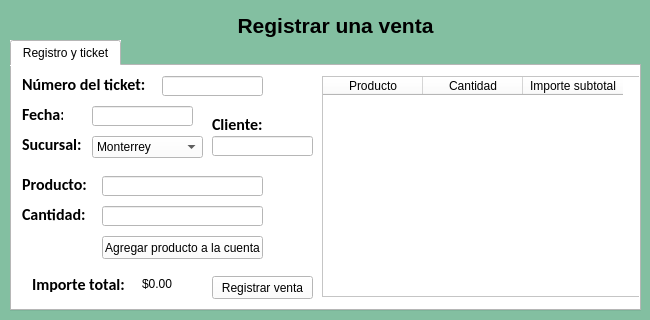
    <widget class="QWidget" name="tab_2">
     <property name="styleSheet">
      <string notr="true">background-color: rgb(131, 191, 161);</string>
     </property>
     <attribute name="title">
      <string>🛒 Venta</string>
     </attribute>
     <widget class="QLabel" name="label_4">
      <property name="geometry">
       <rect>
        <x>230</x>
        <y>10</y>
        <width>211</width>
        <height>31</height>
       </rect>
      </property>
      <property name="font">
       <font>
        <family>Arial</family>
        <pointsize>16</pointsize>
        <weight>75</weight>
        <bold>true</bold>
       </font>
      </property>
      <property name="text">
       <string>&lt;html&gt;&lt;head/&gt;&lt;body&gt;&lt;p&gt;&lt;span style=&quot; color:#000000;&quot;&gt;Registrar una venta&lt;/span&gt;&lt;/p&gt;&lt;/body&gt;&lt;/html&gt;</string>
      </property>
      <property name="alignment">
       <set>Qt::AlignCenter</set>
      </property>
     </widget>
     <widget class="QTabWidget" name="tabWidget_8">
      <property name="geometry">
       <rect>
        <x>10</x>
        <y>40</y>
        <width>631</width>
        <height>271</height>
       </rect>
      </property>
      <property name="styleSheet">
       <string notr="true">background-color: rgb(255, 255, 255);</string>
      </property>
      <property name="locale">
       <locale language="Spanish" country="Spain"/>
      </property>
      <property name="currentIndex">
       <number>0</number>
      </property>
      <property name="movable">
       <bool>false</bool>
      </property>
      <widget class="QWidget" name="tab_20">
       <attribute name="title">
        <string>Registro y ticket</string>
       </attribute>
       <widget class="QLabel" name="nombre_cte_gest_sald_18">
        <property name="enabled">
         <bool>true</bool>
        </property>
        <property name="geometry">
         <rect>
          <x>10</x>
          <y>10</y>
          <width>131</width>
          <height>16</height>
         </rect>
        </property>
        <property name="font">
         <font>
          <family>Calibri</family>
          <pointsize>12</pointsize>
          <weight>75</weight>
          <bold>true</bold>
         </font>
        </property>
        <property name="text">
         <string>Número del ticket:</string>
        </property>
       </widget>
       <widget class="QLineEdit" name="celda_num_tick">
        <property name="geometry">
         <rect>
          <x>150</x>
          <y>10</y>
          <width>101</width>
          <height>20</height>
         </rect>
        </property>
       </widget>
       <widget class="QLabel" name="nombre_cte_gest_sald_19">
        <property name="enabled">
         <bool>true</bool>
        </property>
        <property name="geometry">
         <rect>
          <x>10</x>
          <y>40</y>
          <width>41</width>
          <height>16</height>
         </rect>
        </property>
        <property name="font">
         <font>
          <family>Calibri</family>
          <pointsize>12</pointsize>
          <weight>75</weight>
          <bold>true</bold>
         </font>
        </property>
        <property name="text">
         <string>Fecha:</string>
        </property>
       </widget>
       <widget class="QLabel" name="nombre_cte_gest_sald_20">
        <property name="enabled">
         <bool>true</bool>
        </property>
        <property name="geometry">
         <rect>
          <x>10</x>
          <y>70</y>
          <width>71</width>
          <height>16</height>
         </rect>
        </property>
        <property name="font">
         <font>
          <family>Calibri</family>
          <pointsize>12</pointsize>
          <weight>75</weight>
          <bold>true</bold>
         </font>
        </property>
        <property name="text">
         <string>Sucursal:</string>
        </property>
       </widget>
       <widget class="QComboBox" name="combo_sucursal_venta">
        <property name="geometry">
         <rect>
          <x>80</x>
          <y>70</y>
          <width>111</width>
          <height>22</height>
         </rect>
        </property>
        <item>
         <property name="text">
          <string>Monterrey</string>
         </property>
        </item>
        <item>
         <property name="text">
          <string>San Nicolás</string>
         </property>
        </item>
       </widget>
       <widget class="QLabel" name="nombre_cte_gest_sald_21">
        <property name="enabled">
         <bool>true</bool>
        </property>
        <property name="geometry">
         <rect>
          <x>20</x>
          <y>210</y>
          <width>101</width>
          <height>16</height>
         </rect>
        </property>
        <property name="font">
         <font>
          <family>Calibri</family>
          <pointsize>12</pointsize>
          <weight>75</weight>
          <bold>true</bold>
         </font>
        </property>
        <property name="text">
         <string>Importe total:</string>
        </property>
       </widget>
       <widget class="QLabel" name="importe_total">
        <property name="geometry">
         <rect>
          <x>130</x>
          <y>210</y>
          <width>61</width>
          <height>16</height>
         </rect>
        </property>
        <property name="text">
         <string>$0.00</string>
        </property>
       </widget>
       <widget class="QTableWidget" name="tabla_productos_agregados">
        <property name="enabled">
         <bool>true</bool>
        </property>
        <property name="geometry">
         <rect>
          <x>310</x>
          <y>10</y>
          <width>321</width>
          <height>221</height>
         </rect>
        </property>
        <column>
         <property name="text">
          <string>Producto</string>
         </property>
        </column>
        <column>
         <property name="text">
          <string>Cantidad</string>
         </property>
        </column>
        <column>
         <property name="text">
          <string>Importe subtotal</string>
         </property>
        </column>
       </widget>
       <widget class="QPushButton" name="boton_agregar_producto_cuenta">
        <property name="geometry">
         <rect>
          <x>90</x>
          <y>170</y>
          <width>161</width>
          <height>23</height>
         </rect>
        </property>
        <property name="text">
         <string>Agregar producto a la cuenta</string>
        </property>
       </widget>
       <widget class="QPushButton" name="boton_registrar_venta">
        <property name="geometry">
         <rect>
          <x>200</x>
          <y>210</y>
          <width>101</width>
          <height>23</height>
         </rect>
        </property>
        <property name="text">
         <string>Registrar venta</string>
        </property>
       </widget>
       <widget class="QLineEdit" name="producto_agregar">
        <property name="geometry">
         <rect>
          <x>90</x>
          <y>110</y>
          <width>161</width>
          <height>20</height>
         </rect>
        </property>
       </widget>
       <widget class="QLineEdit" name="cantidad_agregar">
        <property name="geometry">
         <rect>
          <x>90</x>
          <y>140</y>
          <width>161</width>
          <height>20</height>
         </rect>
        </property>
       </widget>
       <widget class="QLabel" name="nombre_cte_gest_sald_22">
        <property name="enabled">
         <bool>true</bool>
        </property>
        <property name="geometry">
         <rect>
          <x>10</x>
          <y>110</y>
          <width>71</width>
          <height>16</height>
         </rect>
        </property>
        <property name="font">
         <font>
          <family>Calibri</family>
          <pointsize>12</pointsize>
          <weight>75</weight>
          <bold>true</bold>
         </font>
        </property>
        <property name="text">
         <string>Producto:</string>
        </property>
       </widget>
       <widget class="QLabel" name="nombre_cte_gest_sald_23">
        <property name="enabled">
         <bool>true</bool>
        </property>
        <property name="geometry">
         <rect>
          <x>10</x>
          <y>140</y>
          <width>71</width>
          <height>16</height>
         </rect>
        </property>
        <property name="font">
         <font>
          <family>Calibri</family>
          <pointsize>12</pointsize>
          <weight>75</weight>
          <bold>true</bold>
         </font>
        </property>
        <property name="text">
         <string>Cantidad:</string>
        </property>
       </widget>
       <widget class="QLabel" name="nombre_cte_gest_sald_24">
        <property name="enabled">
         <bool>true</bool>
        </property>
        <property name="geometry">
         <rect>
          <x>200</x>
          <y>50</y>
          <width>51</width>
          <height>16</height>
         </rect>
        </property>
        <property name="font">
         <font>
          <family>Calibri</family>
          <pointsize>12</pointsize>
          <weight>75</weight>
          <bold>true</bold>
         </font>
        </property>
        <property name="text">
         <string>Cliente:</string>
        </property>
       </widget>
       <widget class="QLineEdit" name="celda_cliente_venta">
        <property name="geometry">
         <rect>
          <x>200</x>
          <y>70</y>
          <width>101</width>
          <height>20</height>
         </rect>
        </property>
       </widget>
       <widget class="QLineEdit" name="celda_fecha_venta">
        <property name="geometry">
         <rect>
          <x>80</x>
          <y>40</y>
          <width>101</width>
          <height>20</height>
         </rect>
        </property>
       </widget>
      </widget>
     </widget>
     <zorder>tabWidget_8</zorder>
     <zorder>label_4</zorder>
    </widget>
